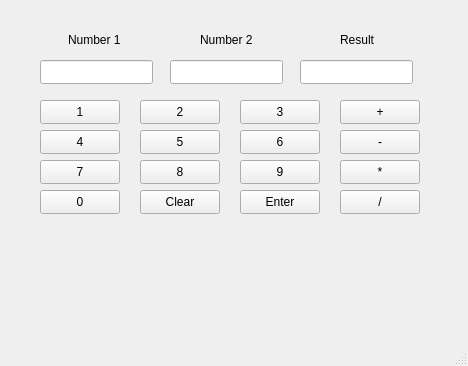
<?xml version="1.0" encoding="UTF-8"?>
<ui version="4.0">
 <class>MainWindow</class>
 <widget class="QMainWindow" name="MainWindow">
  <property name="geometry">
   <rect>
    <x>0</x>
    <y>0</y>
    <width>468</width>
    <height>366</height>
   </rect>
  </property>
  <property name="windowTitle">
   <string>MainWindow</string>
  </property>
  <widget class="QWidget" name="centralwidget">
   <widget class="QLabel" name="label">
    <property name="geometry">
     <rect>
      <x>68</x>
      <y>30</y>
      <width>61</width>
      <height>20</height>
     </rect>
    </property>
    <property name="text">
     <string>Number 1</string>
    </property>
   </widget>
   <widget class="QLabel" name="label_2">
    <property name="geometry">
     <rect>
      <x>200</x>
      <y>30</y>
      <width>61</width>
      <height>20</height>
     </rect>
    </property>
    <property name="text">
     <string>Number 2</string>
    </property>
   </widget>
   <widget class="QLabel" name="label_3">
    <property name="geometry">
     <rect>
      <x>340</x>
      <y>30</y>
      <width>61</width>
      <height>20</height>
     </rect>
    </property>
    <property name="text">
     <string>Result</string>
    </property>
   </widget>
   <widget class="QLineEdit" name="num1">
    <property name="geometry">
     <rect>
      <x>40</x>
      <y>60</y>
      <width>113</width>
      <height>24</height>
     </rect>
    </property>
    <property name="text">
     <string/>
    </property>
   </widget>
   <widget class="QLineEdit" name="num2">
    <property name="geometry">
     <rect>
      <x>170</x>
      <y>60</y>
      <width>113</width>
      <height>24</height>
     </rect>
    </property>
    <property name="text">
     <string/>
    </property>
   </widget>
   <widget class="QLineEdit" name="result">
    <property name="geometry">
     <rect>
      <x>300</x>
      <y>60</y>
      <width>113</width>
      <height>24</height>
     </rect>
    </property>
    <property name="text">
     <string/>
    </property>
   </widget>
   <widget class="QPushButton" name="N1">
    <property name="geometry">
     <rect>
      <x>40</x>
      <y>100</y>
      <width>80</width>
      <height>24</height>
     </rect>
    </property>
    <property name="text">
     <string>1</string>
    </property>
   </widget>
   <widget class="QPushButton" name="N4">
    <property name="geometry">
     <rect>
      <x>40</x>
      <y>130</y>
      <width>80</width>
      <height>24</height>
     </rect>
    </property>
    <property name="text">
     <string>4</string>
    </property>
   </widget>
   <widget class="QPushButton" name="N7">
    <property name="geometry">
     <rect>
      <x>40</x>
      <y>160</y>
      <width>80</width>
      <height>24</height>
     </rect>
    </property>
    <property name="text">
     <string>7</string>
    </property>
   </widget>
   <widget class="QPushButton" name="N0">
    <property name="geometry">
     <rect>
      <x>40</x>
      <y>190</y>
      <width>80</width>
      <height>24</height>
     </rect>
    </property>
    <property name="text">
     <string>0</string>
    </property>
   </widget>
   <widget class="QPushButton" name="N2">
    <property name="geometry">
     <rect>
      <x>140</x>
      <y>100</y>
      <width>80</width>
      <height>24</height>
     </rect>
    </property>
    <property name="text">
     <string>2</string>
    </property>
   </widget>
   <widget class="QPushButton" name="N3">
    <property name="geometry">
     <rect>
      <x>240</x>
      <y>100</y>
      <width>80</width>
      <height>24</height>
     </rect>
    </property>
    <property name="text">
     <string>3</string>
    </property>
   </widget>
   <widget class="QPushButton" name="add">
    <property name="geometry">
     <rect>
      <x>340</x>
      <y>100</y>
      <width>80</width>
      <height>24</height>
     </rect>
    </property>
    <property name="text">
     <string>+</string>
    </property>
   </widget>
   <widget class="QPushButton" name="N5">
    <property name="geometry">
     <rect>
      <x>140</x>
      <y>130</y>
      <width>80</width>
      <height>24</height>
     </rect>
    </property>
    <property name="text">
     <string>5</string>
    </property>
   </widget>
   <widget class="QPushButton" name="N8">
    <property name="geometry">
     <rect>
      <x>140</x>
      <y>160</y>
      <width>80</width>
      <height>24</height>
     </rect>
    </property>
    <property name="text">
     <string>8</string>
    </property>
   </widget>
   <widget class="QPushButton" name="clear">
    <property name="geometry">
     <rect>
      <x>140</x>
      <y>190</y>
      <width>80</width>
      <height>24</height>
     </rect>
    </property>
    <property name="text">
     <string>Clear</string>
    </property>
   </widget>
   <widget class="QPushButton" name="N6">
    <property name="geometry">
     <rect>
      <x>240</x>
      <y>130</y>
      <width>80</width>
      <height>24</height>
     </rect>
    </property>
    <property name="text">
     <string>6</string>
    </property>
   </widget>
   <widget class="QPushButton" name="N9">
    <property name="geometry">
     <rect>
      <x>240</x>
      <y>160</y>
      <width>80</width>
      <height>24</height>
     </rect>
    </property>
    <property name="text">
     <string>9</string>
    </property>
   </widget>
   <widget class="QPushButton" name="enter">
    <property name="geometry">
     <rect>
      <x>240</x>
      <y>190</y>
      <width>80</width>
      <height>24</height>
     </rect>
    </property>
    <property name="text">
     <string>Enter</string>
    </property>
   </widget>
   <widget class="QPushButton" name="sub">
    <property name="geometry">
     <rect>
      <x>340</x>
      <y>130</y>
      <width>80</width>
      <height>24</height>
     </rect>
    </property>
    <property name="text">
     <string>-</string>
    </property>
   </widget>
   <widget class="QPushButton" name="mul">
    <property name="geometry">
     <rect>
      <x>340</x>
      <y>160</y>
      <width>80</width>
      <height>24</height>
     </rect>
    </property>
    <property name="text">
     <string>*</string>
    </property>
   </widget>
   <widget class="QPushButton" name="div">
    <property name="geometry">
     <rect>
      <x>340</x>
      <y>190</y>
      <width>80</width>
      <height>24</height>
     </rect>
    </property>
    <property name="text">
     <string>/</string>
    </property>
   </widget>
  </widget>
  <widget class="QMenuBar" name="menubar">
   <property name="geometry">
    <rect>
     <x>0</x>
     <y>0</y>
     <width>468</width>
     <height>21</height>
    </rect>
   </property>
  </widget>
  <widget class="QStatusBar" name="statusbar"/>
 </widget>
 <resources/>
 <connections/>
</ui>
